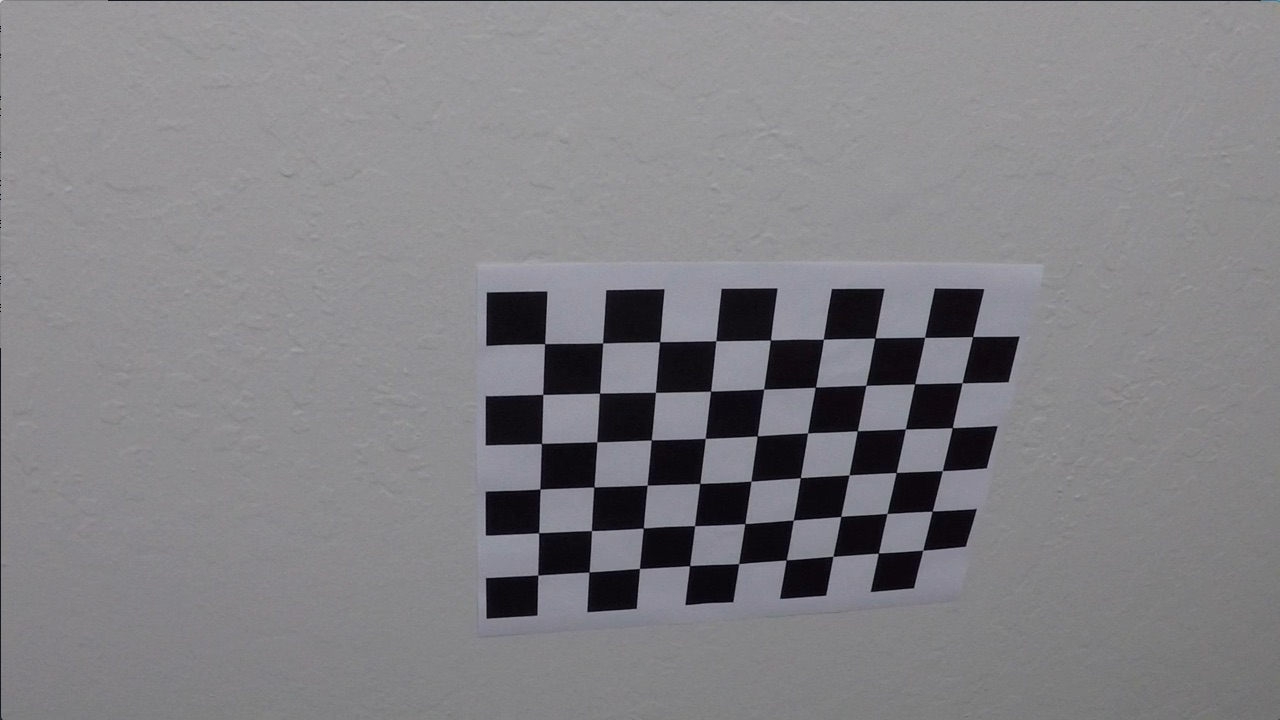
#> input picture camera_cal/calibration10.jpg, 1280 x 720 px; its folder holds only this picture in this run; the run also reads 1 picture not shown here
$ jupyter execute --allow-errors project.ipynb   (shell and % lines are left out)   (older library calls are emulated)
#> lines starting #> are read from the running program, lines starting #| are printed output that depends on the picture; after the words box and inside, x2 and y2 are one past the last pixel; in counts of white or black regions, pixels touching at a corner belong together
# 1. Compute the camera calibration using the chessboard images

[cell 1]
import numpy as np
import cv2
import glob
import matplotlib.image as im
import matplotlib.pyplot as plt
from moviepy.editor import VideoFileClip

class Camera(object):
    def __init__(self):
        self.mtx  = None
        self.dist = None

    def calibrate(self, imagesPath):
        """
            Calibrate camera using set of images
        Args:
            imagesPath(string)  - path to input images
        Returns:
            None
        """
#> called with imagesPath = './camera_cal/*.jpg'

        # Object points
        objp = np.zeros((6 * 9, 3), np.float32)
        objp[:, :2] = np.mgrid[0 : 9, 0 : 6].T.reshape(-1, 2)

        objpoints = []
        imgpoints = []

        images = glob.glob(imagesPath)

        for idx, filename in enumerate(images):
            # Read image
            image = im.imread(filename)
#> image is the input picture: shape (720, 1280, 3); mean R, G, B 130.2, 129.4, 133.1
            # Convert to gray scale
            gray = cv2.cvtColor(image, cv2.COLOR_RGB2GRAY)
            # Find image points
            isFound, points = cv2.findChessboardCorners(gray, (9, 6), None)
#> isFound = True; points = 54 rows, first 8: [545.3, 343.1], [602.7, 342.8], [660.1, 341.3], [715.8, 340.7], [770.6, 340], [823.5, 339.2], [874.3, 338.5], [925.1, 337.4]
            # Check if we found an image
            if isFound == True:
                objpoints.append(objp)
                imgpoints.append(points)

        # Read test image
        image = im.imread(images[0])
        size  = (image.shape[1], image.shape[0])

        # Do camera calibration given object points and image points
        ret, mtx, dist, rvecs, tvecs = cv2.calibrateCamera(objpoints, imgpoints, size, None, None)
#> ret = 0.68; mtx = [[1143.7, 0, 681.7], [0, 1109.2, 367.7], [0, 0, 1]]; dist = [[-0.515, 2.99, -0.00876, 0.00937, 1.41]]; rvecs = ([0.451, -0.252, 0.0361],); tvecs = ([-2.31, -0.422, 19.12],)

        self.mtx  = mtx
#> self.mtx has the same summary as mtx
        self.dist = dist
#> self.dist = [[-0.515, 2.99, -0.00876, 0.00937, 1.41]]

    def  undistort(self, image):
        """
            Undistort image
        Args:
            image(np.array)  - (width x height x channel) distorted image.
        Returns:
            undistort image
        """

        if self.mtx is None or self.dist is None:
            raise Exception("You need to calibrate the camera first")

        return cv2.undistort(image, self.mtx, self.dist, None, self.mtx)

[cell 2]
camera = Camera()

camera.calibrate("./camera_cal/*.jpg")

# Read test image
#> (the rest of this cell did not finish here and is left out)

# 2. Undistort raw image

[cell 3]
image = plt.imread("test_images/test1.jpg")
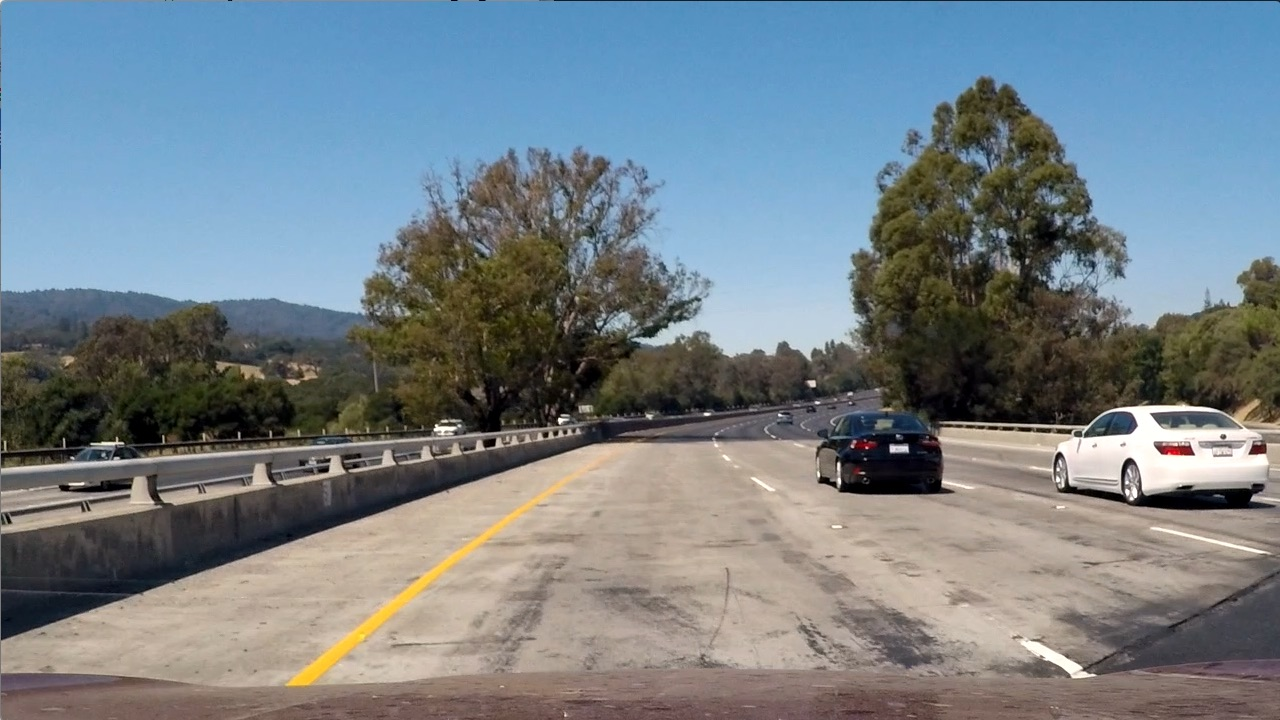
#> input picture test_images/test1.jpg, 1280 x 720 px
#> image is the input picture: shape (720, 1280, 3); mean R, G, B 117.5, 128.7, 135.5
undistorted_image = camera.undistort(image)

f, (ax1, ax2) = plt.subplots(1, 2, figsize=(20, 10))
ax1.imshow(image)
ax1.set_title('Original Image', fontsize = 30)

ax2.imshow(undistorted_image)
ax2.set_title('Undistorted Image', fontsize = 30)

# 3. Apply colour transformation to create a thresholded binary image

[cell 4]
def channel_threshold(channel, min=0, max=255):
    """
         convert single channel to binray image using
         a given range.
        Args:
            channel(np.array) - (heigt x width) matrix represnt single channel.
            min(int)          - Thrshold lower bound
            max(int)          - Thrshold upper bound
        Returns:
            A (height x Width) array which respreset binray mask
            for single channel
    """

    binary = np.zeros_like(channel).astype(np.uint8)
    binary[(channel >= min) & (channel <= max)] = 1
    return binary

def color_threshold(image, min, max):
    """
         convert image to binray image using
         a given range.
        Args:
            image(np.array)   - (heigt x width x channels) matrix represnt an colored image.
            min(int)          - Thrshold lower bound
            max(int)          - Thrshold upper bound
        Returns:
            A (height x Width x 1) array which respreset binray mask
            for an image
    """
    c1_mask = channel_threshold(image[:,:,0], min=min[0], max=max[0])
    c2_mask = channel_threshold(image[:,:,1], min=min[1], max=max[1])
    c3_mask = channel_threshold(image[:,:,2], min=min[2], max=max[2])
    binary = np.zeros_like(c1_mask)
    binary[(c1_mask == 1) & (c2_mask==1) & (c3_mask==1)] = 1
    return binary


def binary_mask(image):
    """
        Use color threash hold using HSV/LUV color space to
        create mask for the white and yellow lines.
        Args:
            image(np.array) - (heigt x width x channels) matrix represnt an colored image.
        Returns:
            A (height x Width x 1) array which respreset binray image with
            white and yellow lines marked.
    """
    hsv   = cv2.cvtColor(image, cv2.COLOR_RGB2HSV)
#> hsv: shape (720, 1280, 3); mean H, S, V 50.1, 66.3, 128.6
    luv   = cv2.cvtColor(image, cv2.COLOR_RGB2LUV)
#> luv: shape (720, 1280, 3); mean of channels 0, 1, 2 115.6, 94.1, 130.6

    yellow_mask = color_threshold(hsv, [0,80,200],[255,255,255])
#> in color_threshold, `c2_mask = channel_threshold(image[:,:,1], min=min[1], max=max[1])`:
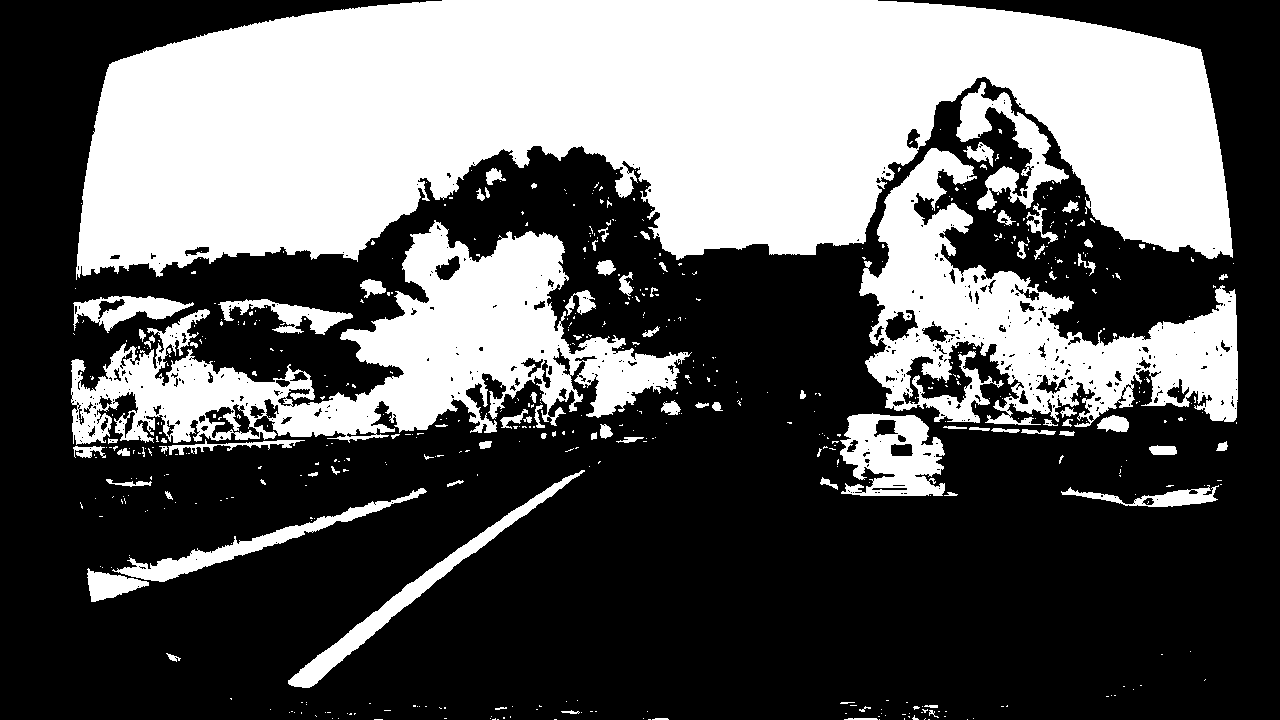
#> c2_mask: shape (720, 1280); values 0 (black) and 1 (white), 37.5% white; 592 white regions (500 under 20 px), largest, box (x1, y1, x2, y2) and area: (76, 0, 1233, 280) 220776, (71, 220, 692, 445) 50129, (859, 148, 1238, 427) 39837
#> yellow_mask: shape (720, 1280); values 0 (black) and 1 (white), 18.5% white; 206 white regions (188 under 20 px), largest, box (x1, y1, x2, y2) and area: (76, 34, 1233, 280) 163715, (289, 470, 585, 685) 4702, (619, 175, 632, 196) 178
    white_mask  = color_threshold(hsv, [0,0,218],[255,255,255])
    luv_mask    = color_threshold(luv, [215,95,140], [254,106,148])
#> in color_threshold (call 3), `c2_mask = channel_threshold(image[:,:,1], min=min[1], max=max[1])`:
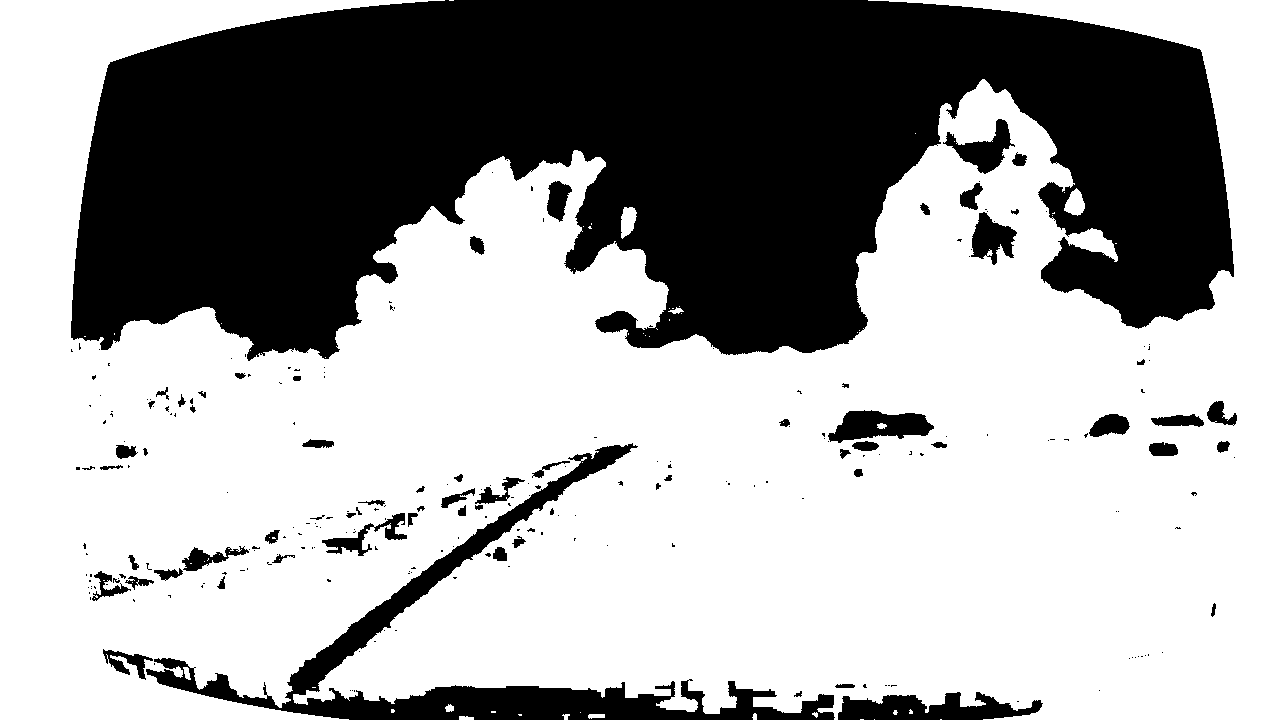
#> c2_mask: shape (720, 1280); values 0 (black) and 1 (white), 64.4% white; 248 black regions (179 under 20 px), largest, box (x1, y1, x2, y2) and area: (71, 0, 1234, 361) 286659, (146, 443, 835, 720) 22323, (838, 692, 1043, 720) 3586
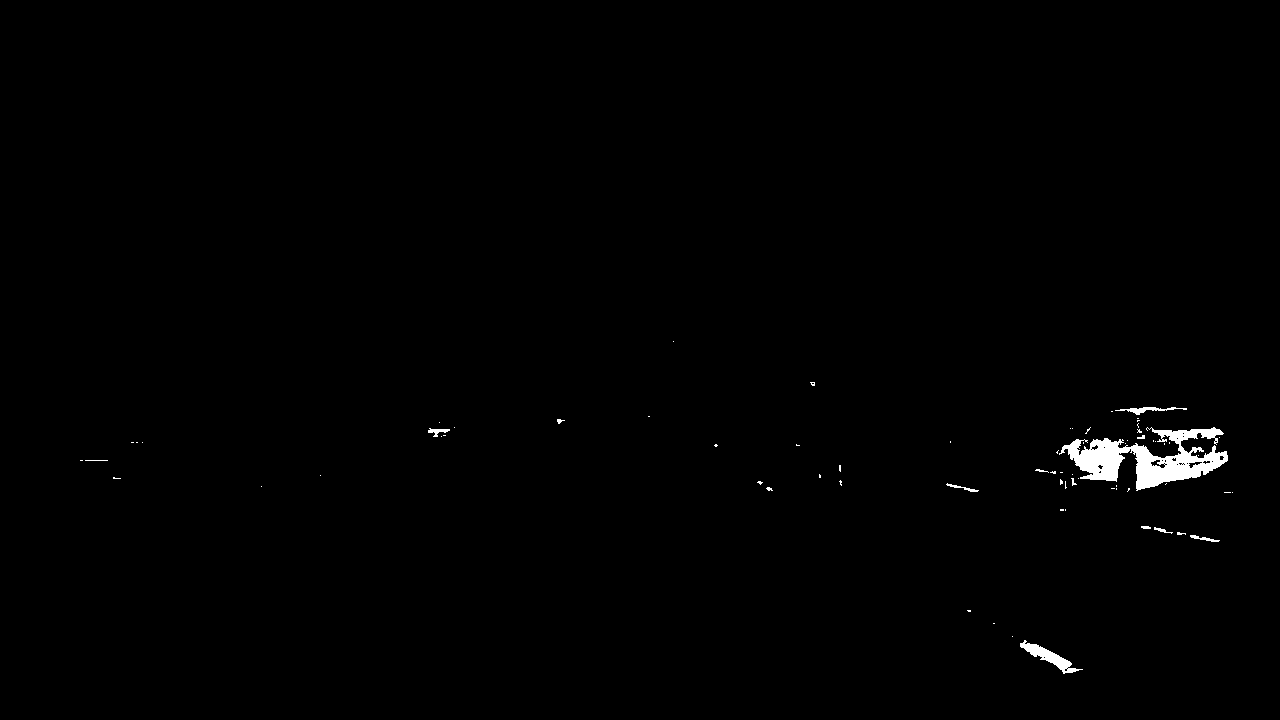
#> luv_mask: shape (720, 1280); values 0 (black) and 1 (white), 0.67% white; 72 white regions (59 under 20 px), largest, box (x1, y1, x2, y2) and area: (1059, 427, 1228, 491) 4701, (1020, 640, 1083, 674) 592, (1115, 407, 1187, 415) 201

    combined_binary = np.zeros_like(yellow_mask)
    combined_binary[(yellow_mask == 1) | (white_mask == 1) | (luv_mask==1)] = 1
    return combined_binary

[cell 5]
binary = binary_mask(undistorted_image)
#> binary: shape (720, 1280); values 0 (black) and 1 (white), 22.3% white; 371 white regions (335 under 20 px), largest, box (x1, y1, x2, y2) and area: (74, 34, 1233, 351) 188715, (982, 406, 1228, 491) 6948, (289, 446, 621, 685) 5419

f, (ax1, ax2) = plt.subplots(1, 2, figsize=(20,10))
ax1.imshow(undistorted_image)
ax1.set_title('Original Image', fontsize=30)

ax2.imshow(binary)
ax2.set_title('Binary Image', fontsize=30)
#> (the rest of the program and of its run is left out)
